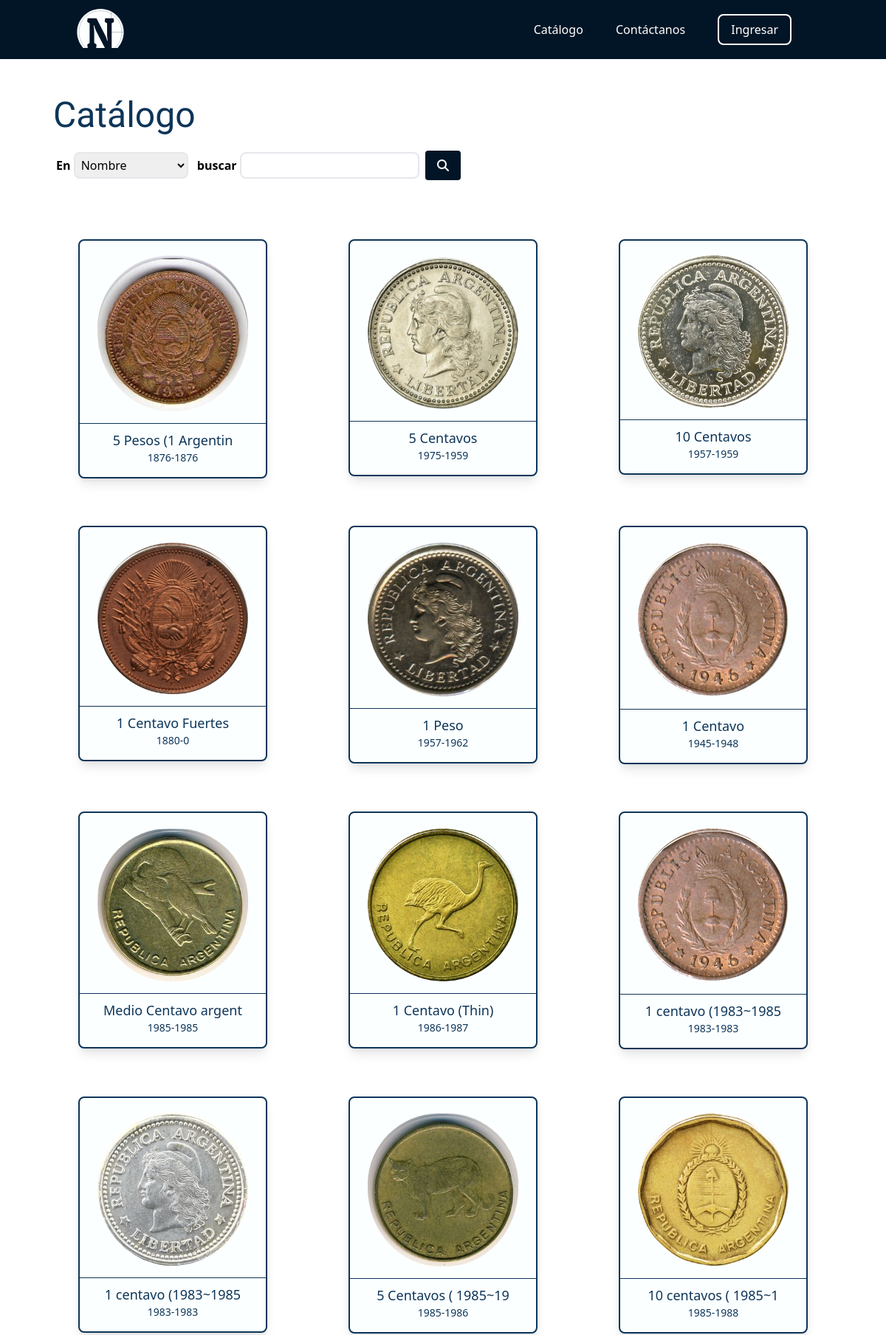
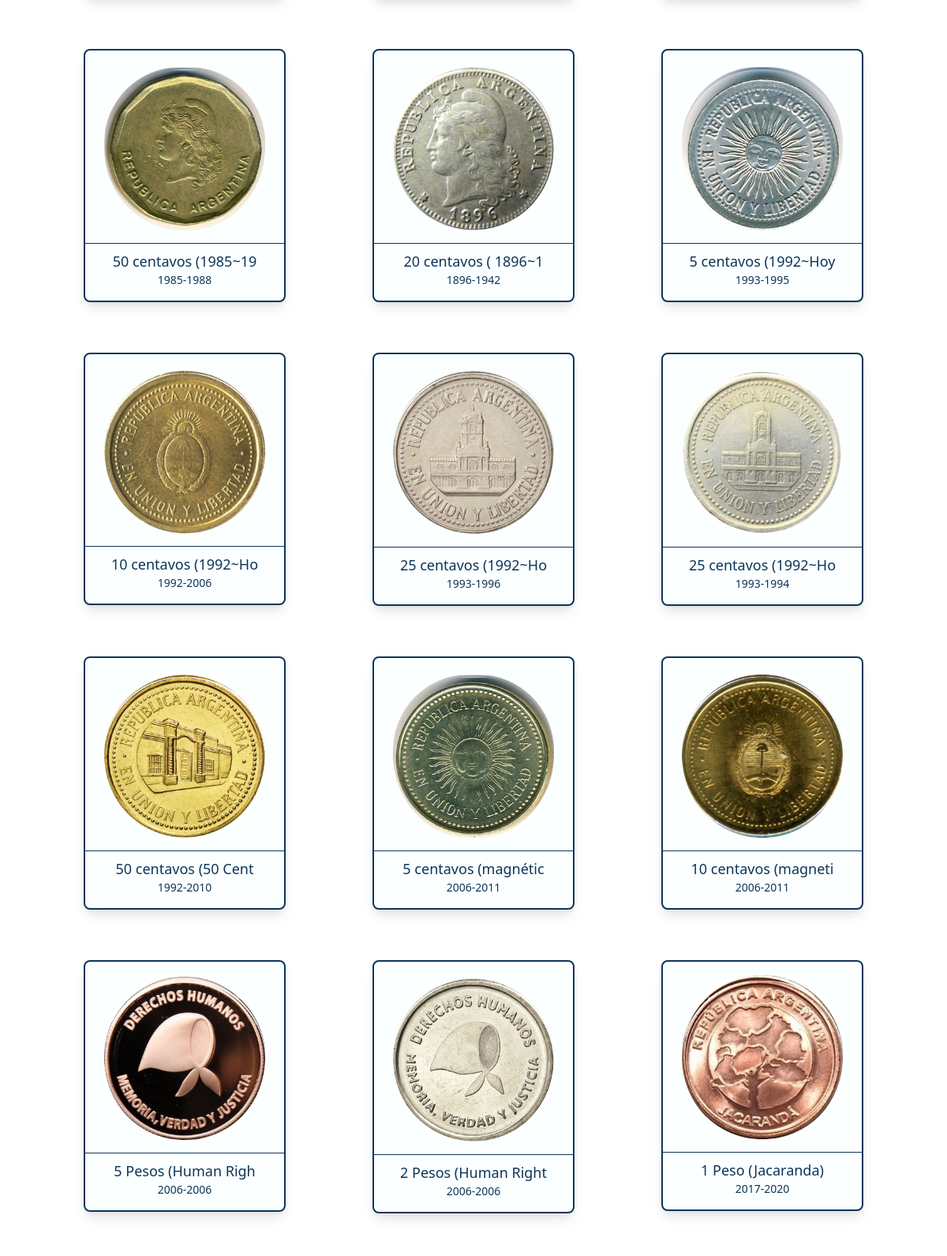
Screenshot of /src/views/coin-catalog/catalogo.php (upper part) with the database file from the repository (2 pictures, top to bottom).
### tables this page shows
CREATE TABLE `moneda_atributo` (
  `id_moneda_atributo` int(11) NOT NULL,
  `id_moneda` int(11) NOT NULL,
  `id_divisa` int(11) NOT NULL,
  `id_tipo_canto` int(11) NOT NULL,
  `id_tipo_moneda` int(11) NOT NULL,
  `valor_nominal` float NOT NULL,
  `composicion` varchar(100) NOT NULL,
  `diametro` float NOT NULL,
  `espesor` float NOT NULL,
  `historia` longtext NOT NULL,
  `inicio_emision` date NOT NULL,
  `fin_emision` date NOT NULL
);

CREATE TABLE `imagen` (
  `id_imagen` int(11) NOT NULL,
  `direccion` varchar(100) NOT NULL
);

CREATE TABLE `moneda` (
  `id_moneda` int(11) NOT NULL,
  `nombre` varchar(20) NOT NULL
);

### src/views/coin-catalog/catalogo.php (the view, shortened to what this page needs)
<?php
include '../../inc/conexion.php';
$sql="SELECT moneda.nombre, inicio_emision, fin_emision, moneda.id_moneda, id_moneda_atributo
    FROM  moneda
    INNER JOIN moneda_atributo ON moneda.id_moneda=moneda_atributo.id_moneda
    INNER JOIN divisa ON moneda_atributo.id_divisa=divisa.id_divisa
    INNER JOIN tipo_moneda ON moneda_atributo.id_tipo_moneda=tipo_moneda.id_tipo_moneda";
$gen= mysqli_query($conectar,$sql);
?>
<!DOCTYPE html>
<html lang="es">
<head>
    <link href="https://cdn.jsdelivr.net/npm/tailwindcss@2.2.19/dist/tailwind.min.css" rel="stylesheet">
</head>
<body>
    <?php include  '../../../header.php';
    ?>
    <section class="w-full h-fit p-5 px-16">
        <h1 class="text-5xl p-2 pt-8 font-light-blue">Catálogo</h1>
            <form class="p-2 pt-4" action="catalogo.php" method="get">
                <div class="inline px-1">
                    <p class="inline font-semibold">En </p>
                    <select name="campo" id="campo" class="border-2 rounded-lg  border-blue-950 p-1">
                        <option value="nombre">Nombre</option>
                    </select>
                </div>
                <div class="inline px-1">
                    <p class="inline font-semibold">buscar </p>
                    <input type="text" name="valor" id="valor" maxlength="20" class="border-2 rounded-lg border-blue-950 p-1">
                </div>
                <button type="submit" name="buscar" class="bg-dark-blue text-white px-4 py-2 rounded"><i class="fa-solid fa-magnifying-glass"></i></button>
            </form>
    </section>
    <section class="p-5 w-full h-fit flex flex-row flex-wrap justify-evenly ">
        <?php
        if(mysqli_num_rows($gen) == 0){
            echo '<h1 class="p-36 text-lg">No hay monedas con estas características</h1>';
        }else{
            while($registrogral=mysqli_fetch_assoc($gen)){
                $nombre= mb_convert_encoding($registrogral['nombre'], "UTF-8", mb_detect_encoding($registrogral['nombre'],"UTF-8, ISO-8859-1, auto"));
                $inicioemision= (int) $registrogral['inicio_emision'];
                $finemision= (int) $registrogral['fin_emision'];
                $id= $registrogral['id_moneda'];
                $id_atributo = $registrogral['id_moneda_atributo'];
                $sql="SELECT  direccion
                    FROM imagen
                    INNER JOIN partes ON partes.id_imagen=imagen.id_imagen
                    WHERE partes.id_moneda_atributo=$id_atributo
                    AND lado='anverso'";
                    $anverso=mysqli_query($conectar,$sql);
                        $imagena=mysqli_fetch_assoc($anverso);
                    if(isset($imagena['direccion'])){
                        $imagen1= mb_convert_encoding($imagena['direccion'], "UTF-8", mb_detect_encoding($imagena['direccion'],"UTF-8, ISO-8859-1, auto"));
                    }else{
                        $imagen1='assets/img/usd-circle.svg';
                    }
                $sql="SELECT  direccion
                    FROM imagen
                    INNER JOIN partes ON partes.id_imagen=imagen.id_imagen
                    WHERE partes.id_moneda_atributo=$id_atributo
                    AND lado='reverso'";
                    $reverso=mysqli_query($conectar,$sql);
                    $imagenr=mysqli_fetch_assoc($reverso);
                    if(isset($imagenr['direccion'])){
                        $imagen2= mb_convert_encoding($imagenr['direccion'], "UTF-8", mb_detect_encoding($imagenr['direccion'],"UTF-8, ISO-8859-1, auto"));
                    }else{
                        $imagen2='assets/img/usd-circle.svg';
                    }
                echo'
                    <a href="moneda.php?moneda='.$id.'">
                        <div class="bg-white w-64  rounded-lg shadow-lg border-light-blue border-2 relative mx-6 my-8 flex flex-col">
                            <img src="'.$imagen2.'" class="pb-4 p-6 z-10 rounded-full">
                            <img src="'.$imagen1.'" class="pb-3 p-6 hover:opacity-5 absolute bottom-20 rounded-full">
                            <p class="pt-2 border-t border-light-blue ">
                            <h5 class="text-center text-lg font-medium font-light-blue">'.$nombre.'</h5>
                            <h6 class="text-center text-sm pb-4 font-light-blue" >'.$inicioemision.'-'.$finemision.'</h6>
                            </p>
                        </div>
                    </a>';
            }
        }
            ?>
    </section>
</body>

### header.php (style rules this page uses)
.bg-dark-blue { background-color: #021526; }
.bg-white { background-color: #FCFFFF; }
.border-light-blue { border-color: #0D3559; }
.font-light-blue { color: #0D3559; }
body { font-family: 'Radio Canada', sans-serif; }
h1, h2, h3, h4 { font-family: 'Patua One', cursive; }

### rows the page displays
moneda_atributo: imagen.direccion (picture), id_moneda.nombre "5 Pesos (1 Argentin", inicio_emision "1876", fin_emision "1876"
moneda_atributo: imagen.direccion (picture), id_moneda.nombre "5 Centavos", inicio_emision "1975", fin_emision "1959"
moneda_atributo: imagen.direccion (picture), id_moneda.nombre "10 Centavos", inicio_emision "1957", fin_emision "1959"
moneda_atributo: imagen.direccion (picture), id_moneda.nombre "1 Centavo Fuertes", inicio_emision "1880", fin_emision "0"
moneda_atributo: imagen.direccion (picture), id_moneda.nombre "1 Peso", inicio_emision "1957", fin_emision "1962"
moneda_atributo: imagen.direccion (picture), id_moneda.nombre "1 Centavo", inicio_emision "1945", fin_emision "1948"
moneda_atributo: imagen.direccion (picture), id_moneda.nombre "Medio Centavo argent", inicio_emision "1985", fin_emision "1985"
moneda_atributo: imagen.direccion (picture), id_moneda.nombre "1 Centavo (Thin)", inicio_emision "1986", fin_emision "1987"
moneda_atributo: imagen.direccion (picture), id_moneda.nombre "1 centavo (1983~1985", inicio_emision "1983", fin_emision "1983"
moneda_atributo: imagen.direccion (picture), id_moneda.nombre "1 centavo (1983~1985", inicio_emision "1983", fin_emision "1983"
moneda_atributo: imagen.direccion (picture), id_moneda.nombre "5 Centavos ( 1985~19", inicio_emision "1985", fin_emision "1986"
moneda_atributo: imagen.direccion (picture), id_moneda.nombre "10 centavos ( 1985~1", inicio_emision "1985", fin_emision "1988"
moneda_atributo: imagen.direccion (picture), id_moneda.nombre "50 centavos (1985~19", inicio_emision "1985", fin_emision "1988"
moneda_atributo: imagen.direccion (picture), id_moneda.nombre "20 centavos ( 1896~1", inicio_emision "1896", fin_emision "1942"
moneda_atributo: imagen.direccion (picture), id_moneda.nombre "5 centavos (1992~Hoy", inicio_emision "1993", fin_emision "1995"
moneda_atributo: imagen.direccion (picture), id_moneda.nombre "10 centavos (1992~Ho", inicio_emision "1992", fin_emision "2006"
moneda_atributo: imagen.direccion (picture), id_moneda.nombre "25 centavos (1992~Ho", inicio_emision "1993", fin_emision "1996"
moneda_atributo: imagen.direccion (picture), id_moneda.nombre "25 centavos (1992~Ho", inicio_emision "1993", fin_emision "1994"
moneda_atributo: imagen.direccion (picture), id_moneda.nombre "50 centavos (50 Cent", inicio_emision "1992", fin_emision "2010"
moneda_atributo: imagen.direccion (picture), id_moneda.nombre "5 centavos (magnétic", inicio_emision "2006", fin_emision "2011"
moneda_atributo: imagen.direccion (picture), id_moneda.nombre "10 centavos (magneti", inicio_emision "2006", fin_emision "2011"
moneda_atributo: imagen.direccion (picture), id_moneda.nombre "5 Pesos (Human Righ", inicio_emision "2006", fin_emision "2006"
moneda_atributo: imagen.direccion (picture), id_moneda.nombre "2 Pesos (Human Right", inicio_emision "2006", fin_emision "2006"
moneda_atributo: imagen.direccion (picture), id_moneda.nombre "1 Peso (Jacaranda)", inicio_emision "2017", fin_emision "2020"
